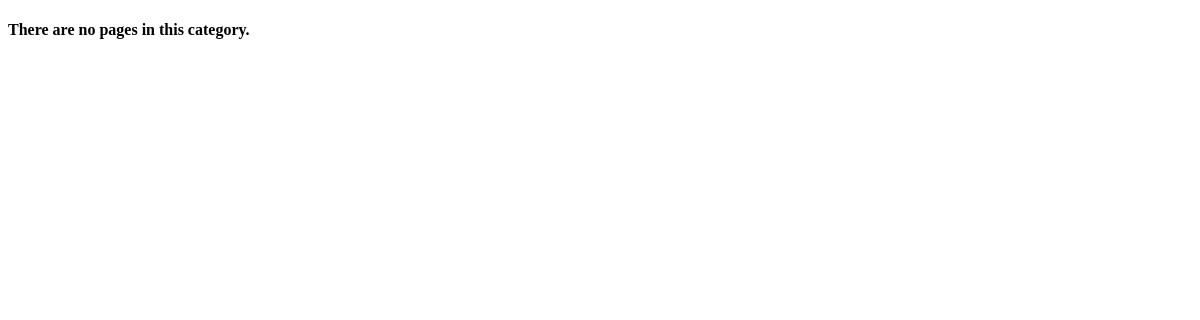
/rango/category/python/, run on an earlier commit of the app's database.
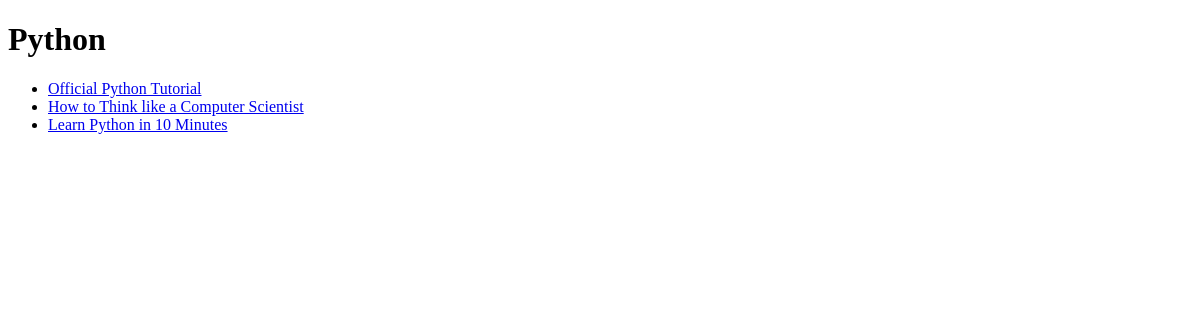
And on a later commit of the database.
### rango/models.py (models this page shows, shortened)
class Category(models.Model):
    name = models.CharField(max_length=128, unique=True)
    views = models.IntegerField(default=0)
    likes = models.IntegerField(default=0)
    slug = models.SlugField(unique=True)
    class Meta:
        verbose_name_plural = 'Categories'

class Page(models.Model):
    category = models.ForeignKey(Category, on_delete=models.CASCADE)
    title = models.CharField(max_length=128)
    url = models.URLField()
    views = models.IntegerField(default=0)

### rango/views.py (the view)
# urls.py: path('category/<slug:category_name_slug>/', views.show_category, name='show_category'),
def show_category(request, category_name_slug):
    context_dict = {}
    try:
        category = Category.objects.get(slug=category_name_slug)
        pages = Page.objects.filter(category=category)
        context_dict['pages'] = pages
        context_dict['category'] = category
    except Category.DoesNotExist:
        context_dict['category'] = None
        context_dict['pages'] = None
    return render(request, 'rango/category.html', context=context_dict)

### templates/rango/category.html
<!DOCTYPE html>
<html>
    <head><title>Rango</title></head>
    <body>
        <h1>{{ category.name }}</h1>
        {% if pages %}
            <ul>
                {% for page in pages %}
                <li><a href="{{ page.url }}">{{ page.title }}</a></li>
                {% endfor %}
            </ul>
            {% else %}
                <strong>There are no pages in this category.</strong>
            {% endif %}
    </body>
</html>

What changed in the data, as far as the page shows it:
now on this page (row edited): Category: name "Python"
now on this page (row unchanged): Page: title "Official Python Tutorial"
now on this page (row unchanged): Page: title "How to Think like a Computer Scientist"
now on this page (row unchanged): Page: title "Learn Python in 10 Minutes"
Also different on the page:
text no longer shown: "There are no pages in this category."
